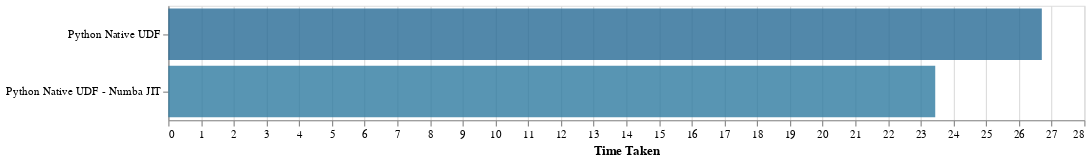

Notebook source saved alongside this figure:
### Code cell
entries = {
    "Python Native UDF": 26.701,  # seconds
    "Python Native UDF - Numba JIT": 23.443,  # seconds
}
get_chart(entries)

### Figure 1 — Vega-Lite specification as saved in the notebook (floating-point values rounded to 4 significant figures)
{"config": {"view": {"continuousWidth": 300, "continuousHeight": 300}, "autosize": {"resize": true}}, "data": {"name": "data-6b25b285b0bd6286b8b3c61417d311ce"}, "mark": {"type": "bar"}, "encoding": {"color": {"field": "time_taken", "legend": null, "scale": {"domain": [0, 30], "scheme": "lighttealblue"}, "type": "quantitative"}, "opacity": {"value": 0.8}, "x": {"axis": {"title": "Time Taken"}, "field": "time_taken", "type": "quantitative"}, "y": {"axis": {"title": null}, "field": "approach", "sort": "-x", "type": "nominal"}}, "height": 100, "width": 800, "$schema": "https://vega.github.io/schema/vega-lite/v5.17.0.json", "datasets": {"data-6b25b285b0bd6286b8b3c61417d311ce": [{"approach": "Python Native UDF", "time_taken": 26.7}, {"approach": "Python Native UDF - Numba JIT", "time_taken": 23.44}]}}
